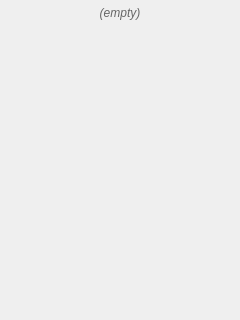
<?xml version="1.0" encoding="UTF-8"?>
<ui version="4.0">
 <class>PropertiesPanel</class>
 <widget class="QWidget" name="PropertiesPanel">
  <property name="geometry">
   <rect>
    <x>0</x>
    <y>0</y>
    <width>240</width>
    <height>320</height>
   </rect>
  </property>
  <layout class="QVBoxLayout" name="verticalLayout">
   <property name="spacing">
    <number>4</number>
   </property>
   <property name="leftMargin">
    <number>6</number>
   </property>
   <property name="topMargin">
    <number>6</number>
   </property>
   <property name="rightMargin">
    <number>6</number>
   </property>
   <property name="bottomMargin">
    <number>6</number>
   </property>
   <item>
    <widget class="QLabel" name="placeholder">
     <property name="alignment">
      <set>Qt::AlignmentFlag::AlignCenter</set>
     </property>
     <property name="styleSheet">
      <string notr="true">color: #666; font-style: italic;</string>
     </property>
     <property name="text">
      <string>(empty)</string>
     </property>
    </widget>
   </item>
   <item>
    <spacer name="verticalSpacer">
     <property name="orientation">
      <enum>Qt::Orientation::Vertical</enum>
     </property>
     <property name="sizeHint" stdset="0">
      <size>
       <width>20</width>
       <height>40</height>
      </size>
     </property>
    </spacer>
   </item>
  </layout>
 </widget>
 <resources/>
 <connections/>
</ui>
